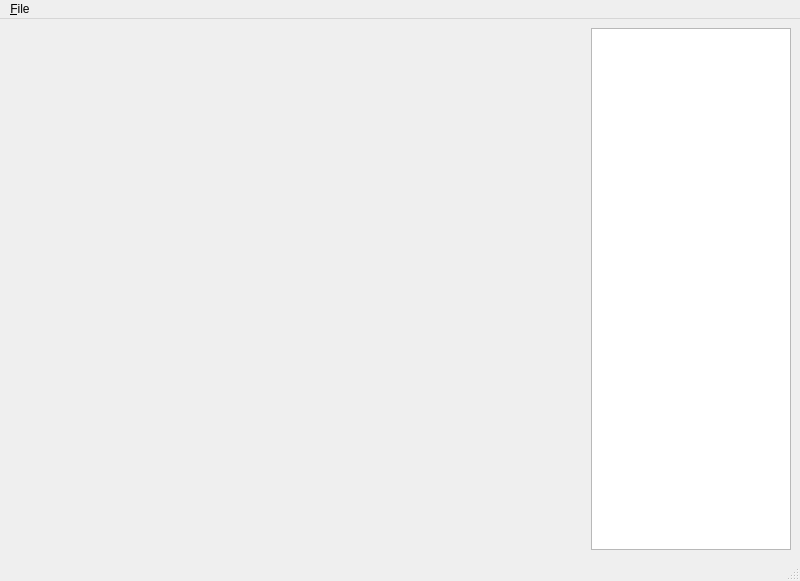
<?xml version="1.0" encoding="UTF-8"?>
<ui version="4.0">
 <class>mainWindow</class>
 <widget class="QMainWindow" name="mainWindow">
  <property name="geometry">
   <rect>
    <x>0</x>
    <y>0</y>
    <width>800</width>
    <height>581</height>
   </rect>
  </property>
  <property name="windowTitle">
   <string>Alpha Griffin</string>
  </property>
  <widget class="QWidget" name="centralwidget">
   <layout class="QHBoxLayout" name="horizontalLayout">
    <item>
     <widget class="QWidget" name="graph_win" native="true"/>
    </item>
    <item>
     <widget class="QListWidget" name="list_win">
      <property name="sizePolicy">
       <sizepolicy hsizetype="Maximum" vsizetype="Expanding">
        <horstretch>0</horstretch>
        <verstretch>0</verstretch>
       </sizepolicy>
      </property>
      <property name="maximumSize">
       <size>
        <width>200</width>
        <height>16777215</height>
       </size>
      </property>
     </widget>
    </item>
   </layout>
  </widget>
  <widget class="QMenuBar" name="menubar">
   <property name="geometry">
    <rect>
     <x>0</x>
     <y>0</y>
     <width>800</width>
     <height>19</height>
    </rect>
   </property>
   <widget class="QMenu" name="menuFile">
    <property name="title">
     <string>&amp;File</string>
    </property>
    <addaction name="actionExit"/>
   </widget>
   <addaction name="menuFile"/>
  </widget>
  <widget class="QStatusBar" name="statusbar"/>
  <action name="actionExit">
   <property name="text">
    <string>E&amp;xit alt+x</string>
   </property>
  </action>
 </widget>
 <resources>
  <include location="../main.qrc"/>
 </resources>
 <connections>
  <connection>
   <sender>menubar</sender>
   <signal>hovered(QAction*)</signal>
   <receiver>menubar</receiver>
   <slot>show()</slot>
   <hints>
    <hint type="sourcelabel">
     <x>29</x>
     <y>12</y>
    </hint>
    <hint type="destinationlabel">
     <x>28</x>
     <y>10</y>
    </hint>
   </hints>
  </connection>
 </connections>
</ui>
